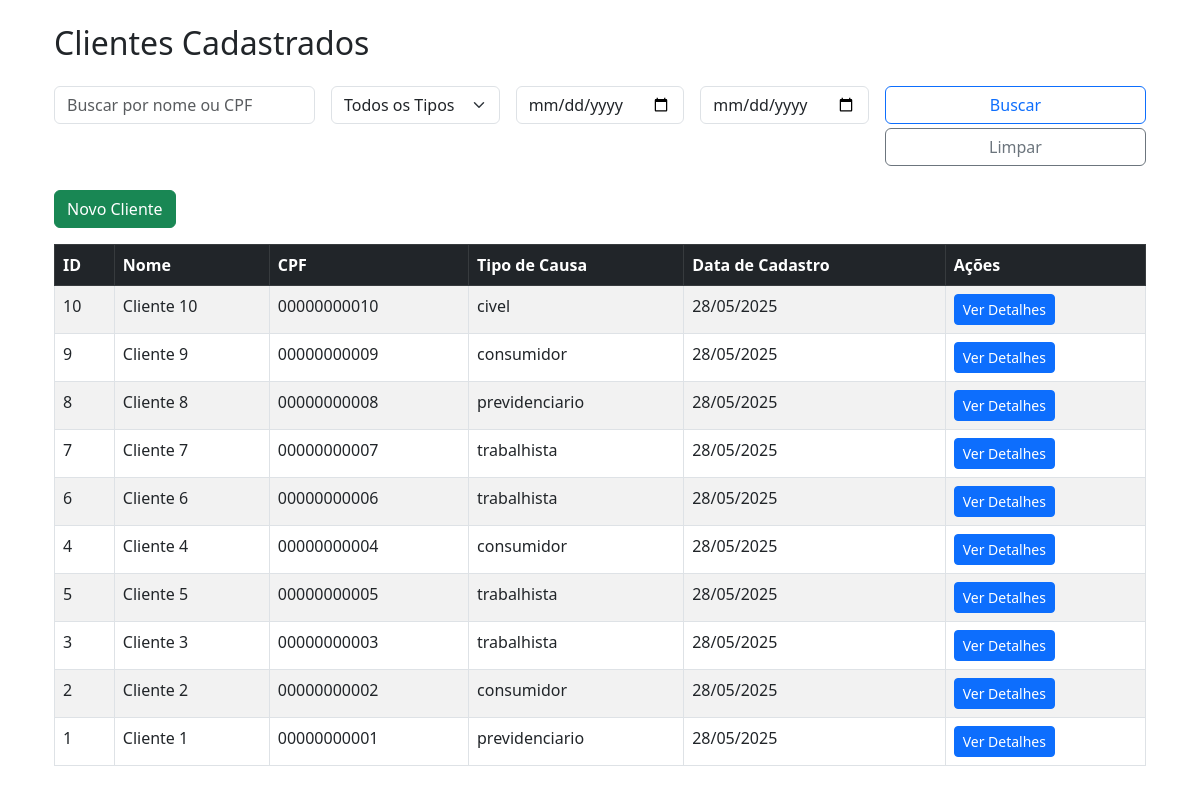
Screenshot of /clientes (signed in) with the database file from the repository.
### app/models/cliente.py (models this page shows, shortened)
class Cliente(db.Model):
    __tablename__ = 'clientes'
    id = db.Column(db.Integer, primary_key=True)
    nome_completo = db.Column(db.String(100), nullable=False)
    cpf = db.Column(db.String(11), nullable=False, unique=True)
    rg = db.Column(db.String(20))
    telefone = db.Column(db.String(20))
    email = db.Column(db.String(120))
    cep = db.Column(db.String(9))
    estado = db.Column(db.String(50))
    cidade = db.Column(db.String(50))
    endereco = db.Column(db.String(150))
    estado_civil = db.Column(db.String(30))
    profissao = db.Column(db.String(50))
    nacionalidade = db.Column(db.String(50))
    naturalidade = db.Column(db.String(50))
    data_nascimento = db.Column(db.Date)
    nome_pai = db.Column(db.String(100))
    nome_mae = db.Column(db.String(100))
    tipo_causa = db.Column(db.String(30), nullable=False)
    data_cadastro = db.Column(db.DateTime, default=datetime.utcnow)
    ultima_atualizacao = db.Column(db.DateTime, default=datetime.utcnow, onupdate=datetime.utcnow)

### app/routes/cliente.py (the view, shortened to what this page needs)
@cliente_bp.route('/clientes')
@login_required
def lista_clientes():
    q = request.args.get('q', '').strip()
    tipo = request.args.get('tipo', '').strip().lower()
    ordenar_por = request.args.get('ordem', 'data')
    de_data = request.args.get('de')
    ate_data = request.args.get('ate')
    query = Cliente.query
    if tipo:
        query = query.filter(Cliente.tipo_causa.ilike(f'%{tipo}%'))
    if de_data:
        try:
            de = datetime.strptime(de_data, '%Y-%m-%d')
            query = query.filter(Cliente.data_cadastro >= de)
        except ValueError:
            pass
    if ate_data:
        try:
            ate = datetime.strptime(ate_data, '%Y-%m-%d')
            query = query.filter(Cliente.data_cadastro <= ate)
        except ValueError:
            pass
    if ordenar_por == 'nome':
        query = query.order_by(Cliente.nome_completo.asc())
    else:
        query = query.order_by(Cliente.data_cadastro.desc())
    clientes = query.all()
    return render_template('cliente_lista.html', clientes=clientes)

### app/routes/auth.py (called while the page is built)
@login_manager.user_loader
def load_user(user_id):
    return Usuario.query.get(int(user_id))

### app/templates/cliente_lista.html (shortened to what this page needs)
{% extends "base.html" %}
{% block content %}
<div class="container mt-4">
    <div class="d-flex justify-content-between align-items-center mb-3">
        <h2>Clientes Cadastrados</h2>
    </div>
    <form method="GET" action="{{ url_for('cliente.lista_clientes') }}" class="row g-3 mb-4">
        <div class="col-md-3">
            <input type="text" name="q" value="{{ request.args.get('q', '') }}" class="form-control" placeholder="Buscar por nome ou CPF">
        </div>
        <div class="col-md-2">
            <select name="tipo" class="form-select">
                <option value="">Todos os Tipos</option>
            </select>
        </div>
        <div class="col-md-2">
            <input type="date" name="de" value="{{ request.args.get('de', '') }}" class="form-control" placeholder="De">
        </div>
        <div class="col-md-2">
            <input type="date" name="ate" value="{{ request.args.get('ate', '') }}" class="form-control" placeholder="Até">
        </div>
        <div class="col-md-3 d-grid">
            <button type="submit" class="btn btn-outline-primary mb-1">Buscar</button>
            <a href="{{ url_for('cliente.lista_clientes') }}" class="btn btn-outline-secondary">Limpar</a>
        </div>
    </form>
    <div class="d-flex justify-content-between align-items-center mb-3">
    <a href="{{ url_for('cliente.novo_cliente') }}" class="btn btn-success">Novo Cliente</a>
</div>
    <table class="table table-bordered table-striped mt-3">
        <thead class="table-dark">
            <tr>
                <th>ID</th>
                <th>Nome</th>
                <th>CPF</th>
                <th>Tipo de Causa</th>
                <th>Data de Cadastro</th>
                <th>Ações</th>
            </tr>
        </thead>
        <tbody>
            {% for cliente in clientes %}
            <tr>
                <td>{{ cliente.id }}</td>
                <td>{{ cliente.nome_completo }}</td>
                <td>{{ cliente.cpf }}</td>
                <td>{{ cliente.tipo_causa }}</td>
                <td>{{ cliente.data_cadastro.strftime('%d/%m/%Y') if cliente.data_cadastro else '' }}</td>
                <td>
                    <a href="{{ url_for('cliente.cliente_detalhe', cliente_id=cliente.id) }}" class="btn btn-sm btn-primary">Ver Detalhes</a>
                </td>
            </tr>
            {% endfor %}
        </tbody>
    </table>
</div>
{% endblock %}

### app/templates/base.html (shortened to what this page needs)
<!DOCTYPE html>
<html lang="pt-br">
<head>
    <link href="https://cdn.jsdelivr.net/npm/bootstrap@5.3.0/dist/css/bootstrap.min.css" rel="stylesheet">
</head>
<body>
    <div class="container mt-4">
        {% block content %}{% endblock %}
    </div>
</body>
</html>

### rows the page displays
Cliente: id "10", nome_completo "Cliente 10", cpf "00000000010", tipo_causa "civel", data_cadastro "28/05/2025"
Cliente: id "9", nome_completo "Cliente 9", cpf "00000000009", tipo_causa "consumidor", data_cadastro "28/05/2025"
Cliente: id "8", nome_completo "Cliente 8", cpf "00000000008", tipo_causa "previdenciario", data_cadastro "28/05/2025"
Cliente: id "7", nome_completo "Cliente 7", cpf "00000000007", tipo_causa "trabalhista", data_cadastro "28/05/2025"
Cliente: id "6", nome_completo "Cliente 6", cpf "00000000006", tipo_causa "trabalhista", data_cadastro "28/05/2025"
Cliente: id "4", nome_completo "Cliente 4", cpf "00000000004", tipo_causa "consumidor", data_cadastro "28/05/2025"
Cliente: id "5", nome_completo "Cliente 5", cpf "00000000005", tipo_causa "trabalhista", data_cadastro "28/05/2025"
Cliente: id "3", nome_completo "Cliente 3", cpf "00000000003", tipo_causa "trabalhista", data_cadastro "28/05/2025"
Cliente: id "2", nome_completo "Cliente 2", cpf "00000000002", tipo_causa "consumidor", data_cadastro "28/05/2025"
Cliente: id "1", nome_completo "Cliente 1", cpf "00000000001", tipo_causa "previdenciario", data_cadastro "28/05/2025"
